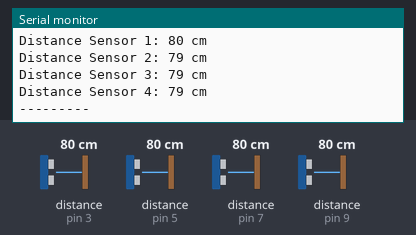
Simulated run of this sketch. Board: Arduino Uno, built with avr-gcc and run on an emulated ATmega328P. On the bench: the last lines printed to the serial monitor. Wiring (inferred from the names in the program): 4 × ultrasonic range finder: trigger pin 2, echo pin 3 / trigger pin 4, echo pin 5 / trigger pin 6, echo pin 7 / trigger pin 8, echo pin 9. The test bench sets the inputs (shaded band); at power-on: distance to the obstacle (sensors on pin 3, pin 5, pin 7, pin 9) 80 cm. The echo pulse lasts 58.3 µs per cm.

Above: at 1.8 s.
1.9 s: distance to the obstacle (sensor on pin 3) set to 2 cm
3.4 s: distance to the obstacle (sensor on pin 5) set to 299 cm
7.6 s: distance to the obstacle (sensor on pin 5) set to 9 cm
11.8 s: distance to the obstacle (sensor on pin 7) set to 2 cm
At 13.7 s:
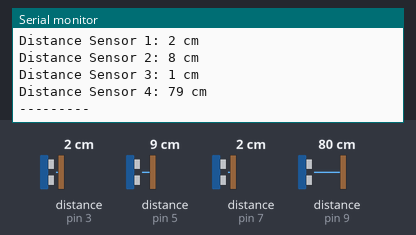
16.0 s: distance to the obstacle (sensor on pin 9) set to 9 cm
At 16.5 s:
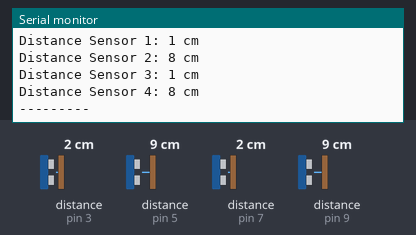
20.2 s: distance to the obstacle (sensor on pin 3) set to 4 cm
Timing chart, 0 to 23.2 s (numbered marks = the images above; inputs shaded):
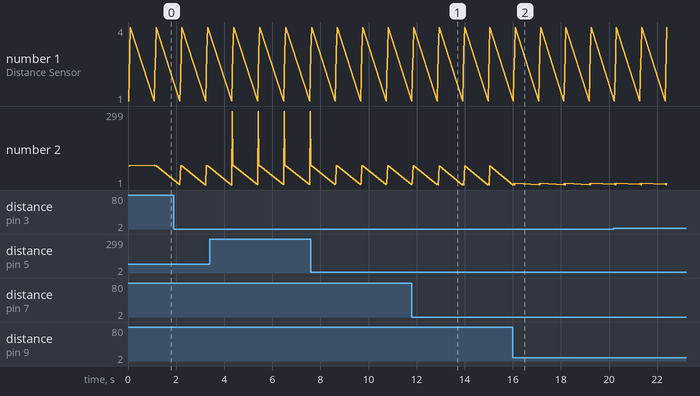

Measured:
- after the input at 11.8 s, the serial monitor: prints a new line after 1.1 s (image 1)
- after the input at 16.0 s, the serial monitor: prints a new line after 0.10 s (image 2)
- plotted number 2: 79 → 299 after the input at 3.4 s

The sketch:

sketch_1.ino
```cpp
#define TRIG_PIN1 2
#define ECHO_PIN1 3
#define TRIG_PIN2 4
#define ECHO_PIN2 5
#define TRIG_PIN3 6
#define ECHO_PIN3 7
#define TRIG_PIN4 8
#define ECHO_PIN4 9

void setup() {
  Serial.begin(9600);
  pinMode(TRIG_PIN1, OUTPUT);
  pinMode(ECHO_PIN1, INPUT);
  pinMode(TRIG_PIN2, OUTPUT);
  pinMode(ECHO_PIN2, INPUT);
  pinMode(TRIG_PIN3, OUTPUT);
  pinMode(ECHO_PIN3, INPUT);
  pinMode(TRIG_PIN4, OUTPUT);
  pinMode(ECHO_PIN4, INPUT);
}

void loop() {
  long duration1, distance1, duration2, distance2, duration3, distance3, duration4, distance4;
  digitalWrite(TRIG_PIN1, LOW);
  delayMicroseconds(2);
  digitalWrite(TRIG_PIN1, HIGH);
  delayMicroseconds(10);
  digitalWrite(TRIG_PIN1, LOW);
  duration1 = pulseIn(ECHO_PIN1, HIGH);
  distance1 = (duration1/2) / 29.1;

  digitalWrite(TRIG_PIN2, LOW);
  delayMicroseconds(2);
  digitalWrite(TRIG_PIN2, HIGH);
  delayMicroseconds(10);
  digitalWrite(TRIG_PIN2, LOW);
  duration2 = pulseIn(ECHO_PIN2, HIGH);
  distance2 = (duration2/2) / 29.1;

  digitalWrite(TRIG_PIN3, LOW);
  delayMicroseconds(2);
  digitalWrite(TRIG_PIN3, HIGH);
  delayMicroseconds(10);
  digitalWrite(TRIG_PIN3, LOW);
  duration3 = pulseIn(ECHO_PIN3, HIGH);
  distance3 = (duration3/2) / 29.1;

  digitalWrite(TRIG_PIN4, LOW);
  delayMicroseconds(2);
  digitalWrite(TRIG_PIN4, HIGH);
  delayMicroseconds(10);
  digitalWrite(TRIG_PIN4, LOW);
  duration4 = pulseIn(ECHO_PIN4, HIGH);
  distance4 = (duration4/2) / 29.1;

  Serial.print("Distance Sensor 1: ");
  Serial.print(distance1);
  Serial.println(" cm");

  Serial.print("Distance Sensor 2: ");
  Serial.print(distance2);
  Serial.println(" cm");

  Serial.print("Distance Sensor 3: ");
  Serial.print(distance3);
  Serial.println(" cm");

  Serial.print("Distance Sensor 4: ");
  Serial.print(distance4);
  Serial.println(" cm");
  Serial.println("---------");

  delay(1000);
}
```
